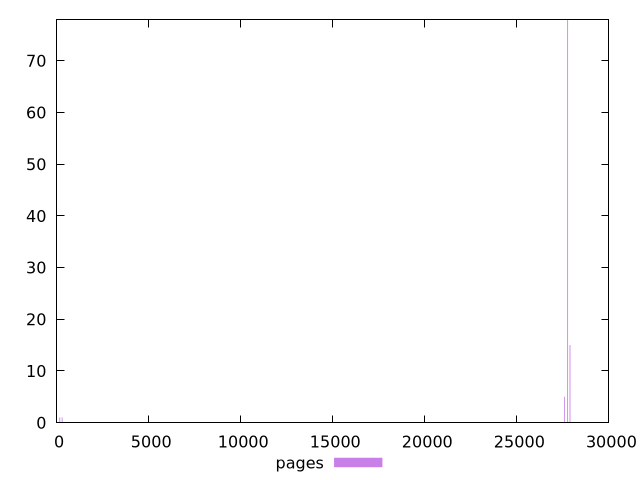

Write gnuplot code to recreate this figure.
$_pages <<EOF
170.30450398632945 1
27759.6341497717 78
27887.36252776145 15
27589.329645785372 5
298.0328819760765 1
EOF
set key outside below
set terminal pngcairo
set output "report_00006_2020-11-02T20-21-41.718Z/uses-webp-images/pages//raw_hist.png"
set yrange [0:78]
set boxwidth 42.57612599658236
set style fill transparent solid 0.5 noborder
plot $_pages title "pages" with boxes ,
